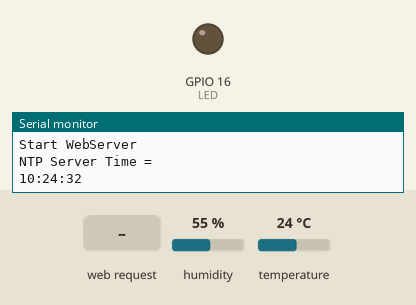
Simulated run of this sketch. Board: ESP8266 (NodeMCU). Parts: output pins drawn as LEDs (lit = HIGH), the last lines printed to the serial monitor. Inputs (shaded band) come from the test bench; at power-on: humidity 55 %, temperature 24 °C. WiFi joins after 1.5 s; servers stay silent unless stated; network time is answered at once with the bench clock; the local clock reads 2024-03-15 10:24:30 at power-on unless the sketch sets it.

Above: at 3.7 s.
3.8 s: HTTP request GET /led/on received
At 5.1 s:
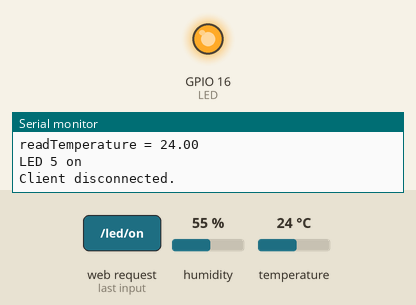
5.4 s: HTTP request GET /led/off received
At 6.4 s:
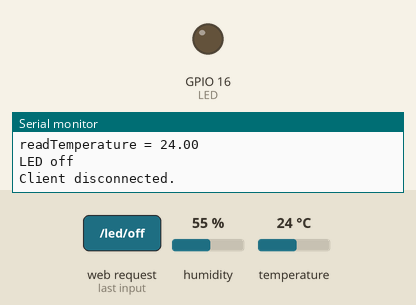
Timing chart, 0 to 8.4 s (numbered marks = the images above; inputs shaded):
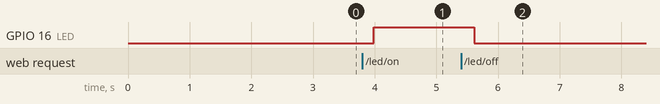

Measured:
- after the input at 3.8 s, GPIO 16 (LED): LOW → HIGH after 0.19 s
- after the input at 5.4 s, GPIO 16 (LED): HIGH → LOW after 0.21 s

The sketch:

3-WifiWebServerWithDHT11AndNTP.ino
```cpp
//
// Simple WebServer - Displaying the DHT11 data on a webpages
//
// mvk@ca.ibm.com - for SNP/ P-Tech
//
// This programs will start a websever which is connected to you wifi once you adjust the SSID and password please change all parameters - see CHANGE HERE
//
// Date:161220202-1323"
//

// based on https://randomnerdtutorials.com/esp8266-web-server/
// switch on /off LED ... LED GPIO16 or GPIO03

#define VERSION "161220202-1323"

// Load Wi-Fi library
#include <ESP8266WiFi.h>
#include "DHT.h"

// to be able to read voltage
ADC_MODE(ADC_VCC); //vcc read

/********************* NTP **************************************/
#include <NTPClient.h>
// change next line to use with another board/shield
#include <ESP8266WiFi.h>
//#include <WiFi.h> // for WiFi shield
//#include <WiFi101.h> // for WiFi 101 shield or MKR1000
#include <WiFiUdp.h>

WiFiUDP ntpUDP;
NTPClient timeClient(ntpUDP, "pool.ntp.org", -18000, 60000);

/********************* NTP END **************************************/
/*
  ////>>>>>>>>> CHANGE HERE
*/
// Replace with YOUR network credentials
const char* ssid     = "";    //>>>>>>>>> CHANGE HERE
const char* password = "";        //>>>>>>>>> CHANGE HERE
String DEVICEID   =    "mvk01";            //>>>>>>>>> CHANGE HERE
#define mqtt_server    "52.117.240.201"    //>>>>>>>>> CHANGE HERE - should preset for P-Tech

//### YOUR LOCATION
// find ur LAT LON  use https://www.latlong.net/ and ur cityname like Brantford,canada  for Branford =43.139410,-80.263650

String  LATITUDE  =   "43.6711581"   ;         //>>>>>>>>> CHANGE HERE
String  LONGITUDE =   "-79.4129989"    ;       //>>>>>>>>> CHANGE HERE


#define DHTPIN 4 // what digital pin we're connected to NodeMCU (D2)

// Uncomment whatever type you're using!
#define DHTTYPE DHT11 // DHT 11
DHT dht(DHTPIN, DHTTYPE);

String mqttmsg = "{\"hello\":\"hello\"}";

// Set web server port number to 80
WiFiServer server(80);

// Variable to store the HTTP request
String header;

// Auxiliar variables to store the current output state
String LEDState = "on ";

// Assign output variables to GPIO pins
const int LED = 16;

// Current time
unsigned long currentTime1 = millis();
// Previous time
unsigned long previousTime1 = millis();

const long mqttSchedule = 10000; // send mqtt message every 10sec

unsigned long currentTime = millis();
// Previous time
unsigned long previousTime = 0;
// Define timeout time in milliseconds (example: 2000ms = 2s)
const long timeoutTime = 2000;

WiFiClient espClient;


//dht vars
float prevTemp = 0;
float h = 0;
float t = 0;
uint8_t mac[6];
long msgcounter = 0;
float myvol = 0;
//
// Setup
//
void setup() {
  Serial.begin(115200);
  // Initialize the output variables as outputs
  pinMode(LED, OUTPUT);
  // Set outputs to LOW
  digitalWrite(LED, LOW);

  Serial.print("VERSION = ");
  Serial.println(VERSION);
  // Connect to Wi-Fi network with SSID and password
  Serial.print("Connecting to ");
  Serial.println(ssid);
  WiFi.begin(ssid, password);
  while (WiFi.status() != WL_CONNECTED) {
    delay(500);
    Serial.print(".");
  }
  WiFi.macAddress(mac);
  // Print local IP address and start web server
  Serial.println("");
  Serial.println("WiFi connected.");
  Serial.println("IP address: ");
  Serial.println(WiFi.localIP());
  server.begin();
  delay(500);
  dht.begin();
  delay(500);
  // Sensor readings may also be up to 2 seconds 'old' (its a very slow sensor)
  h = dht.readHumidity();
  // Read temperature as Celsius (the default)
  t = dht.readTemperature();
  Serial.print("readHumidity = ");
  Serial.println(h);

  Serial.print("readTemperature = ");
  Serial.println(t);

  //  Batt = ESP.getVcc();
  Serial.print("Read internal Voltage = ");
  Serial.println( ESP.getVcc());
  Serial.println("Start WebServer");

  //NTP
  timeClient.begin();
  timeClient.update();
  Serial.println("NTP Server Time = ");
  Serial.print(timeClient.getFormattedTime());

}
String macToStr(const uint8_t* mac)
{
  String result;
  for (int i = 0; i < 6; ++i) {
    result += String(mac[i], 16);
    if (i < 5)
      result += ':';
  }
  return result;
}


//
// loop
//
void loop() {
  WiFiClient client = server.available();   // Listen for incoming clients


  if (client) {                             // If a new client connects,
    Serial.println("New Client.");          // print a message out in the serial port
    String currentLine = "";                // make a String to hold incoming data from the client
    currentTime = millis();
    previousTime = currentTime;


    while (client.connected() && currentTime - previousTime <= timeoutTime) { // loop while the client's connected
      currentTime = millis();
      if (client.available()) {             // if there's bytes to read from the client,


        // Sensor readings may also be up to 2 seconds 'old' (its a very slow sensor)
        h = dht.readHumidity();
        // Read temperature as Celsius (the default)
        t = dht.readTemperature();
        Serial.print("readHumidity    = ");
        Serial.println(h);
        //Serial.print(" ");
        Serial.print("readTemperature = ");
        Serial.println(t);


        // Check if any reads failed and exit early (to try again).
        if (isnan(h) || isnan(t) ) {
          Serial.println("Failed to read from DHT sensor!");
          //return;
          h = 0;
          t = 0;
        }

        char c = client.read();             // read a byte, then
        //Serial.write(c);                    // print it out the serial monitor
        header += c;
        if (c == '\n') {                    // if the byte is a newline character
          // if the current line is blank, you got two newline characters in a row.
          // that's the end of the client HTTP request, so send a response:
          if (currentLine.length() == 0) {
            // HTTP headers always start with a response code (e.g. HTTP/1.1 200 OK)
            // and a content-type so the client knows what's coming, then a blank line:
            client.println("HTTP/1.1 200 OK");
            client.println("Content-type:text/html");
            client.println("Connection: close");
            client.println();

            // turns the GPIOs on and off
            if (header.indexOf("GET /led/on") >= 0) {
              Serial.println("LED 5 on");
              LEDState = "on";
              digitalWrite(LED, HIGH);
            } else if (header.indexOf("GET /led/off") >= 0) {
              Serial.println("LED off");
              LEDState = "off";
              digitalWrite(LED, LOW);
            }

            // Display the HTML web page
            client.println("<!DOCTYPE html><html>");
            client.println("<head><meta name=\"viewport\" content=\"width=device-width, initial-scale=1\">");
            client.println("<link rel=\"icon\" href=\"data:,\">");

            String  ptr = "";
            ptr += "<style>html { font-family: 'Open Sans', sans-serif; display: block; margin: 0px auto; text-align: center;color: #333333;}\n";
            ptr += "body{margin-top: 50px;}\n";
            ptr += "h1 {margin: 50px auto 30px;}\n";
            ptr += ".side-by-side{display: inline-block;vertical-align: middle;position: relative;}\n";
            ptr += ".humidity-icon{background-color: #3498db;width: 30px;height: 30px;border-radius: 50%;line-height: 36px;}\n";
            ptr += ".humidity-text{font-weight: 600;padding-left: 30px;font-size: 30px;width: 200px;text-align: left;}\n";
            ptr += ".humidity{font-weight: 300;font-size: 30px;color: #3498db;}\n";
            ptr += ".temperature-icon{background-color: #f39c12;width: 30px;height: 30px;border-radius: 50%;line-height: 40px;}\n";
            ptr += ".temperature-text{font-weight: 600;padding-left: 30px;font-size: 30px;width: 200px;text-align: left;}\n";
            ptr += ".temperature{font-weight: 300;font-size: 30px;color: #f39c12;}\n";
            ptr += ".superscript{font-size: 17px;font-weight: 600;position: absolute;right: -20px;top: 15px;}\n";
            ptr += ".data{padding: 10px;}\n";
            ptr += ".button { background-color: #195B6A; border: none; color: white; padding: 16px 40px;\n";
            ptr += "text-decoration: none; font-size: 30px; margin: 2px; cursor: pointer;}\n";
            ptr += ".button2 {background-color: #77878A;}\n";
            ptr += "</style></head>\n";
            client.println(ptr);

            // Web Page Heading
            client.println("<body><h1>ESP8266 Web Server - " + DEVICEID + "</h1>");

            // Display current state, and ON/OFF buttons for GPIO 16
            client.println("<p>GPIO16 LED - State " + LEDState + "</p>");
            // If the output5State is off, it displays the ON button
            if (LEDState == "off") {
              client.println("<p><a href=\"/led/on\"><button class=\"button\">ON</button></a></p>");
            } else {
              client.println("<p><a href=\"/led/off\"><button class=\"button button2\">OFF</button></a></p>");
            }

            //###>>EXERISE display a message if temerature changes
            // eg. if prevTemp == t  than No  Temperature Change

            //   client.println("<p>Temperature  = "+(String)t+"</p>");
            // client.println("<p>Humidity     = "+(String)h+"</p>");

            // NTP
            //timeClient.getFormattedTime();

            client.println("<div class=\"temperature\">"+timeClient.getFormattedTime() +"/div><br>");

            client.println("<p>prevTemp     = " + (String)prevTemp + "</p>");
            if (prevTemp == t)
              client.println("<div class=\"temperature\">NO Temperature Change</div><br>");
            else
              client.println("<div class=\"temperature\">Temperature Changed from " + (String)prevTemp + "</div><br>");

            prevTemp = t;
            client.println("<div class=\"side-by-side temperature-text\">Temperature</div><div class=\"side-by-side temperature\">" + (String)t + " C</div><br>");
            client.println("<div class=\"side-by-side humidity-text\">Humidity</div><div class=\"side-by-side humidity\">" + (String)h + " %</div>\n");
            //###>>EXERISE - display the volatge
            myvol = ESP.getVcc();
            myvol = myvol / 1000;

            client.println("<br><div class=\"side-by-side humidity-text\">Voltage</div><div class=\"side-by-side humidity\">" + String(myvol) + " V</div>\n");


            client.println("<p><a href=\"/refresh\"><button class=\"button button2\">Refresh</button></a></p>");

            client.println("</body></html>");

            // The HTTP response ends with another blank line
            client.println();
            // Break out of the while loop
            break;
          } else { // if you got a newline, then clear currentLine
            currentLine = "";
          }
        } else if (c != '\r') {  // if you got anything else but a carriage return character,
          currentLine += c;      // add it to the end of the currentLine
        }
      }
    }
    // Clear the header variable
    header = "";
    // Close the connection
    client.stop();
    Serial.println("Client disconnected.");
    Serial.println("");
  }
}
```
